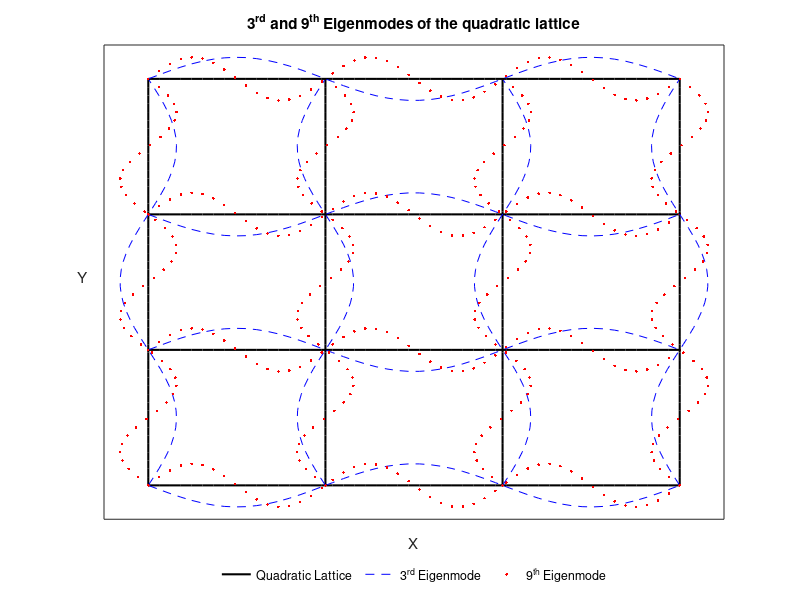

MATLAB code to generate this figure:
%% Playing with Eigenmodes
n = 0:1:2; % modes 0, 3, and 9
num_trace = 4;
L = linspace(0, 6*pi, 50);
k = n*pi/(2*pi);
amp = 1;
figure 
hold on
offset = 0;

for j = 1:num_trace
    for i = 1:numel(n)
        if(i-1 == 0)
            fnx = (-1)^(j)*amp*sin(k(i).*L) + offset;
            fny = (-1)^(j+1)*amp*sin(k(i).*L) + offset;
            color = [1,0,0];
            spec = 'k-';
            if j == num_trace
                lattice = plot(L, fnx, spec);
                plot(fny, L, spec)
            else
                plot(L, fnx, spec);
                plot(fny, L, spec)
            end
        elseif(i-1 == 1)
            fnx = (-1)^(j)*amp*sin(k(i).*L) + offset;
            fny = (-1)^(j+1)*amp*sin(k(i).*L) + offset;
            color = [1,0,0];
            spec = 'b--';
            if j == num_trace
                thirdmode = plot(L, fnx, spec);
                plot(fny, L, spec)
            else
                plot(L, fnx, spec);
                plot(fny, L, spec)
            end
        elseif(i-1 == 2)
            fnx = amp*sin(k(i).*L) + offset;
            fny = -amp*sin(k(i).*L) + offset;
            color = [0,1,0];
            spec = 'r.';
            if j == num_trace
                ninthmode = plot(L, fnx, spec);
                plot(fny, L, spec)
            else
                plot(L, fnx, spec);
                plot(fny, L, spec)
            end
        end   
%         elements(i) = plot(L, fnx, spec);
%         plot(fny, L, spec)
    end
    offset = offset + 2*pi;
end

xlim([-pi/2 13*pi/2])
ylim([-pi/2 13*pi/2])

ylabel('Y    ')
xlabel('X')
title('3^{rd} and 9^{th} Eigenmodes of the quadratic lattice')
set(gca, 'YTick', [])
set(gca, 'XTick', [])
box on
set(get(gca, 'YLabel'), 'Rotation', 0)
set(findobj(gca, 'Type', 'Line', 'Linestyle', '-'), 'LineWidth', 1.5);
legend([lattice, thirdmode, ninthmode], {'Quadratic Lattice', '3^{rd} Eigenmode', '9^{th} Eigenmode'})
legend('boxoff')

legend('Location', 'southoutside')
legend('Orientation', 'horizontal')